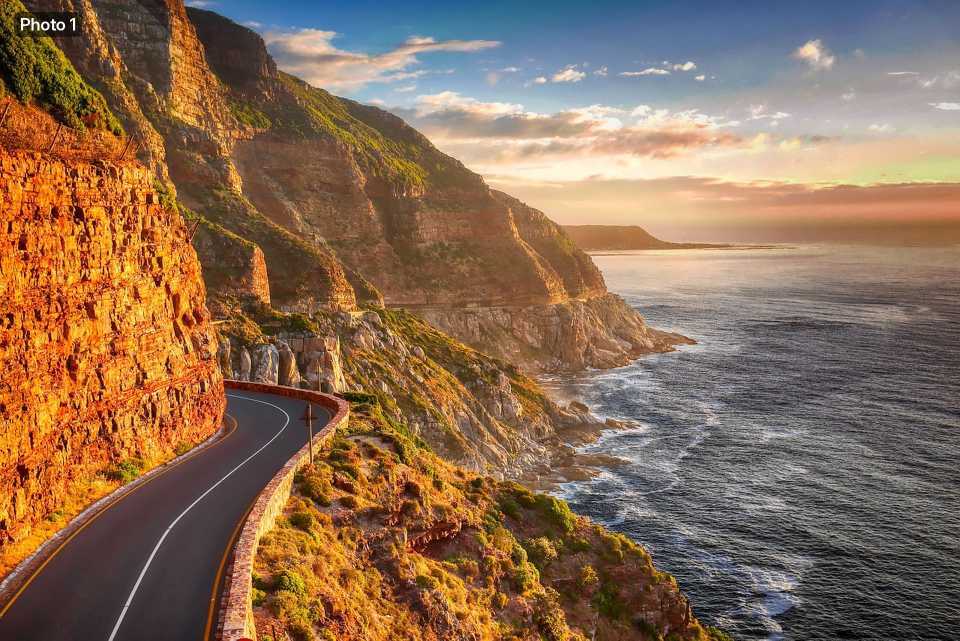
#> input picture project_templates/trip_video/Photos/Photo_1.jpg, 1920 x 1281 px (shown at 1/2 size)
$ python -i run.py   (imports and definitions only)
#> lines starting #> are read from the running program, lines starting #| are printed output that depends on the picture
#!/usr/bin/env python3
"""Test for Title. Free: no GPU; reads the text back with tesseract (brew install tesseract).

  python3 effectcraft/titles/title/effectcraft-0.13/tests/run.py --effectcraft-cli PATH

Renders single transparent frames, with the shadow off, in both sizes. Checks: for every Place, the text reads back (OCR) as
supplied (the label in capitals; spaces are not compared, as the label is spaced out), there are two bands of text (label, title),
and the block sits Margin from the edges that Place names (within 12 px: the font's side bearings; a bottom block's baseline is on Margin, so a descender may hang below it) or centred (within 1 %); an
empty label closes up (one band, still Margin from the bottom); a long title shrinks to Max Width. Then: nothing before Start;
half-way through the fade in it is fainter and lower; each Fade item shows the title (none, full, faded) at the first, middle and
last frame as it should, and where Fade In, Steady and Fade Out clips meet it is identical; Colour colours the text; Shadow 50
draws a shadow; Duration sets the clip's length. Results go to tests/out/ with a contact sheet.
"""
import argparse
import json
import pathlib
import subprocess
import sys

from PIL import Image, ImageChops, ImageDraw

HERE = pathlib.Path(__file__).resolve().parent
TEMPLATE = HERE.parent
# [1 line that did not run here, left out]
# [1 line that did not run here, left out]
from fontcheck import font_checks  # noqa: E402
OUT = HERE / "out"
# [1 line that did not run here, left out]
# [1 line that did not run here, left out]
# [1 line that did not run here, left out]
FRAMES = {"16x9": (1920, 1080), "9x16": (1080, 1920)}
MARGIN = {"16x9": 96, "9x16": 80}
MAX_WIDTH = {"16x9": 1651, "9x16": 929}
PEAK, SIDE = 2.0, 12
EXTRA = {"16x9": (0, 0), "9x16": (1920 * 0.083, 1080 * 0.13)}   # Extra Vertical, Extra Right in pixels: 8.3 % of the height, 13 % of the width
DESCENDER = 40   # a bottom block ends at the title's baseline, so a descender may hang this far below Margin


# [5 lines left out: function run, not called in this run]


def bands(alpha):
    """Runs of rows with anything drawn: [(top, bottom)]."""
    w, h = alpha.size
    rows = [alpha.crop((0, y, w, y + 1)).getbbox() is not None for y in range(h)]
    out, start = [], None
    for y, on in enumerate(rows + [False]):
        if on and start is None:
            start = y
        elif not on and start is not None:
            out.append((start, y))
            start = None
    return out


def ocr(png):
    """The text as tesseract reads it, one band of text at a time (the small spaced-out label is missed when read with the title),
    white on transparent made black on white and enlarged."""
    im = Image.open(png).convert("RGBA")
    bg = Image.new("RGBA", im.size, (0, 0, 0, 255))
    bg.alpha_composite(im)
    alpha = im.getchannel("A")
#> alpha: PIL image 1920x1281 L; every value is 255
    out = []
    for n, (top, bottom) in enumerate(bands(alpha)):
#> in bands, `w, h = alpha.size`: w = 1920; h = 1281
#> in bands, `rows = [alpha.crop((0, y, w, y + 1)).getbbox() is not None for y in ra..`: rows = 1281 items
        box = alpha.crop((0, top, im.width, bottom)).getbbox()
        g = bg.convert("L").crop((box[0] - 30, top - 30, box[2] + 30, bottom + 30)).point(lambda v: 255 - v)
        k = max(2, round(120 / (bottom - top)))
        g = g.resize((g.width * k, g.height * k))
        src = png.with_suffix(f".ocr{n}.png")
        g.save(src)
        try:
            out.append(run(["tesseract", src, "-", "--psm", "7"]).stdout)
        except FileNotFoundError:
            sys.exit("tesseract is needed to read the text back: brew install tesseract (or your system's package)")
#> this loop made 1 pass
#> pass 1, in ocr, `g = bg.convert("L").crop((box[0] - 30, top - 30, box[2] + 30, bottom +..`:
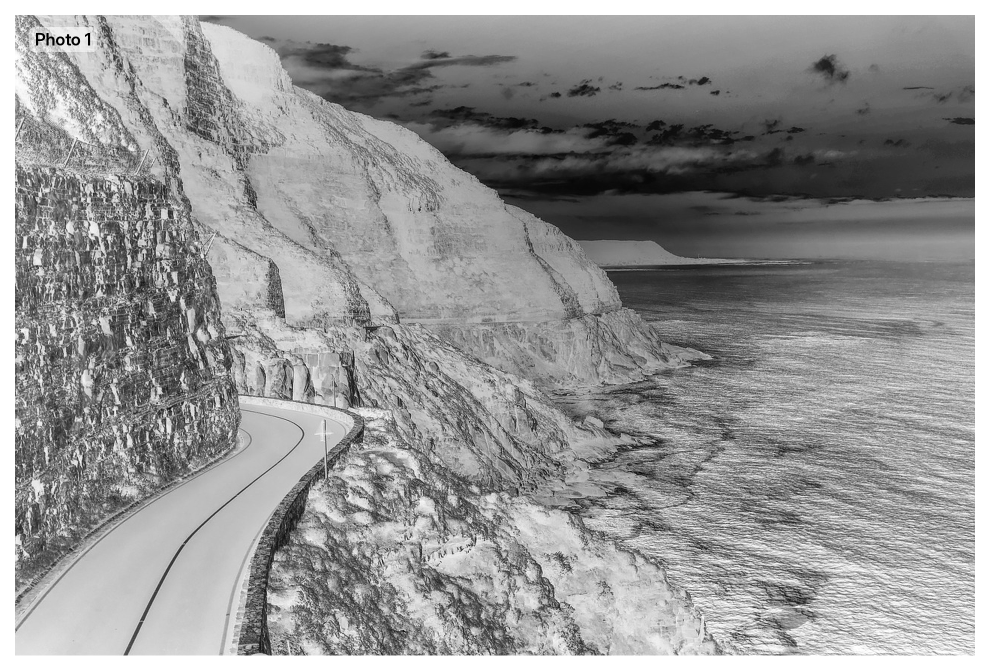
#> g: PIL image 1980x1341 L (shown at 1/2 size); min 0, max 255, mean 148.2
#> after the loop, out = []
    return " ".join(out)


# [109 lines left out: function main, not called in this run]


# [2 lines not run here, left out]

#> (the run stopped early here; a loop or call above may not have finished)

$ run again, on project_templates/trip_video/Photos/Photo_3.jpg
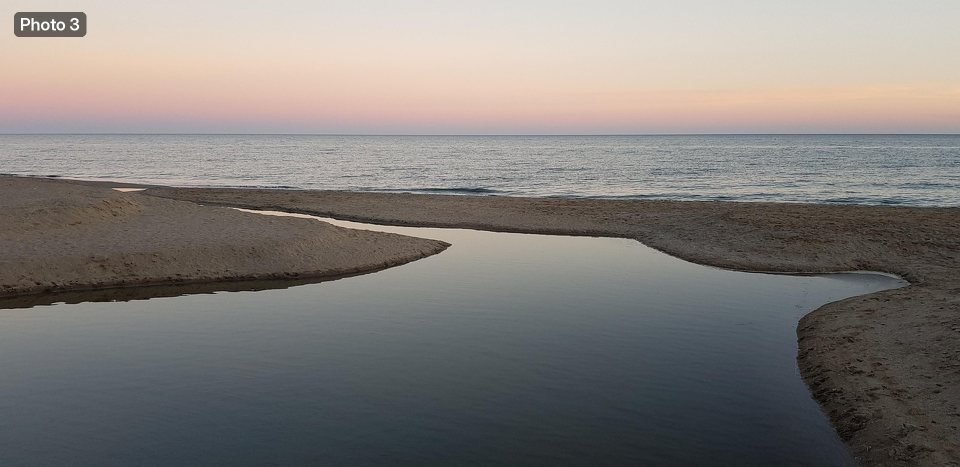
#> input picture project_templates/trip_video/Photos/Photo_3.jpg, 1920 x 933 px (shown at 1/2 size)
#> alpha: PIL image 1920x933 L; every value is 255
#> w = 1920; h = 933
#> rows = 933 items
#> the loop in ocr, `for n, (top, bottom) in enumerate(bands(alpha)):` made 1 pass
#> (top, bottom, box, k) on pass 1: (0, 933, (0, 0, 1920, 933), 2)
#> pass 1, in ocr, `g = bg.convert("L").crop((box[0] - 30, top - 30, box[2] + 30, bottom +..`:
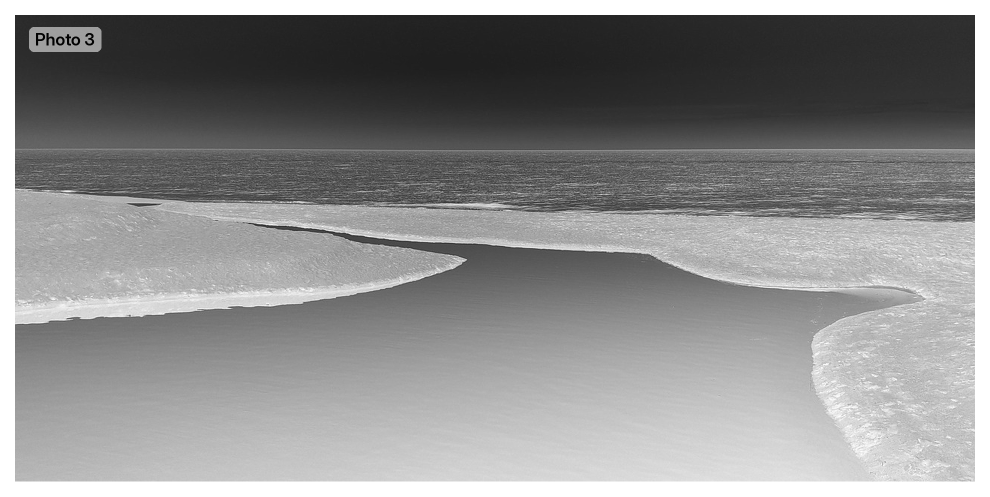
#> g: PIL image 1980x993 L (shown at 1/2 size); min 0, max 255, mean 139.9
#> after the loop in ocr, `for n, (top, bottom) in enumerate(bands(alpha)):`: out = []

$ run again, on project_templates/trip_video/Photos/Photo_4.jpg
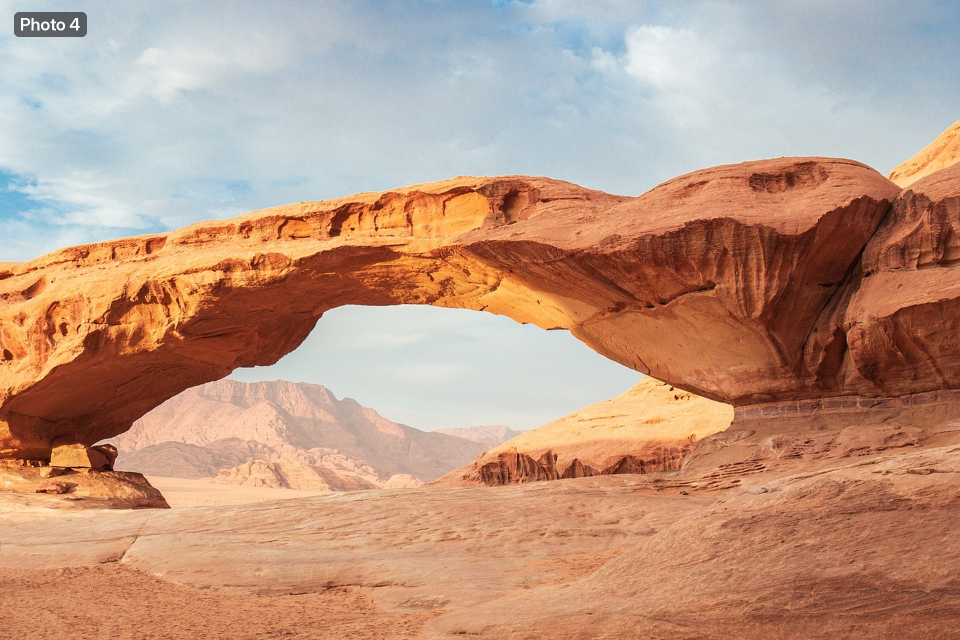
#> input picture project_templates/trip_video/Photos/Photo_4.jpg, 1920 x 1280 px (shown at 1/2 size)
#> alpha: PIL image 1920x1280 L; every value is 255
#> w = 1920; h = 1280
#> rows = 1280 items
#> the loop in ocr, `for n, (top, bottom) in enumerate(bands(alpha)):` made 1 pass
#> (top, bottom, box, k) on pass 1: (0, 1280, (0, 0, 1920, 1280), 2)
#> pass 1, in ocr, `g = bg.convert("L").crop((box[0] - 30, top - 30, box[2] + 30, bottom +..`:
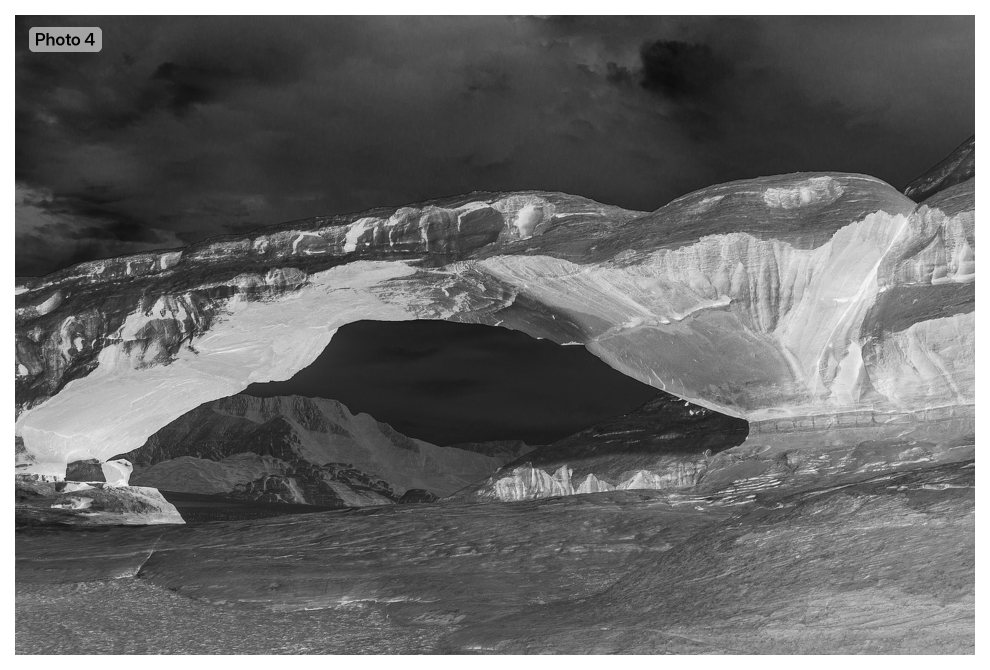
#> g: PIL image 1980x1340 L (shown at 1/2 size); min 0, max 255, mean 106
#> after the loop in ocr, `for n, (top, bottom) in enumerate(bands(alpha)):`: out = []

$ run again, on project_templates/trip_video/Photos/Photo_5.jpg
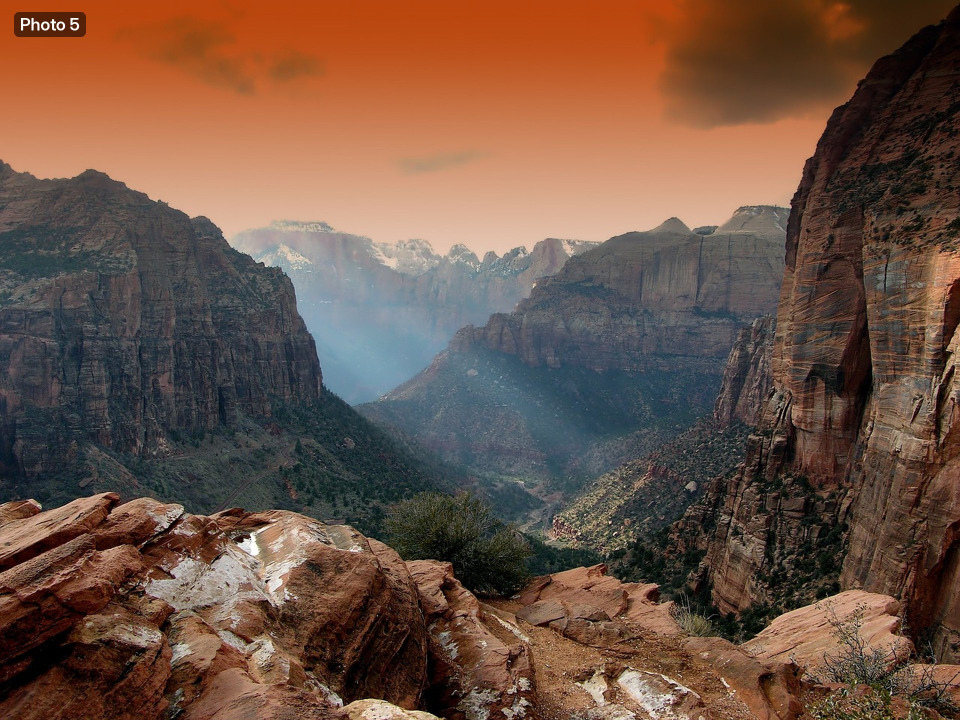
#> input picture project_templates/trip_video/Photos/Photo_5.jpg, 1920 x 1440 px (shown at 1/2 size)
#> alpha: PIL image 1920x1440 L; every value is 255
#> w = 1920; h = 1440
#> rows = 1440 items
#> the loop in ocr, `for n, (top, bottom) in enumerate(bands(alpha)):` made 1 pass
#> (top, bottom, box, k) on pass 1: (0, 1440, (0, 0, 1920, 1440), 2)
#> pass 1, in ocr, `g = bg.convert("L").crop((box[0] - 30, top - 30, box[2] + 30, bottom +..`:
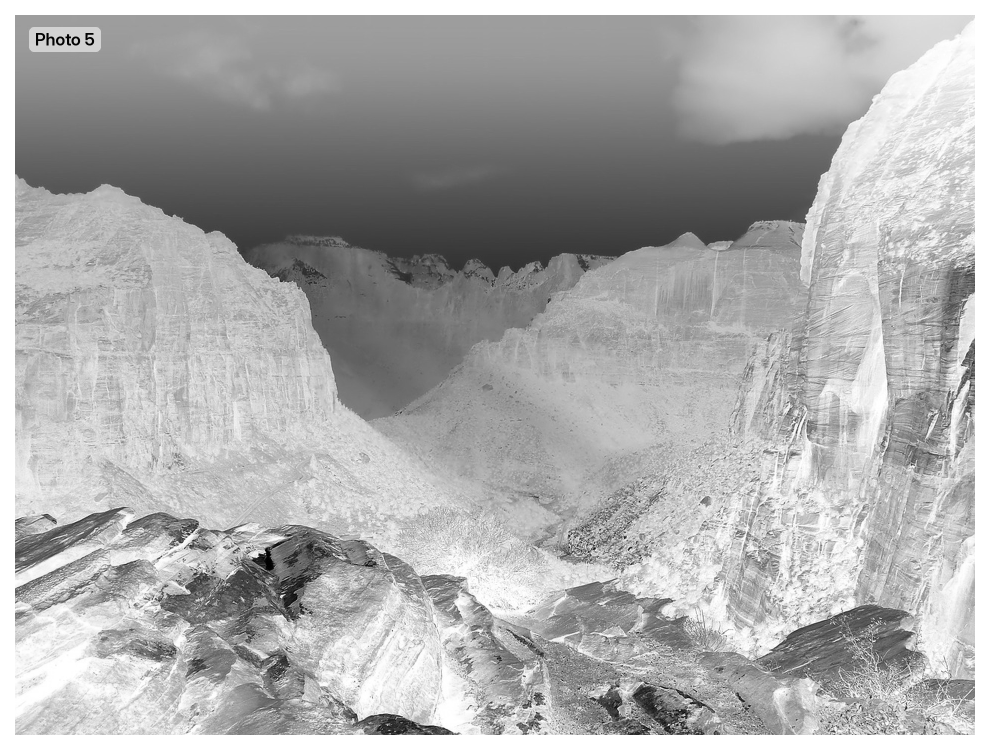
#> g: PIL image 1980x1500 L (shown at 1/2 size); min 0, max 255, mean 171.4
#> after the loop in ocr, `for n, (top, bottom) in enumerate(bands(alpha)):`: out = []
